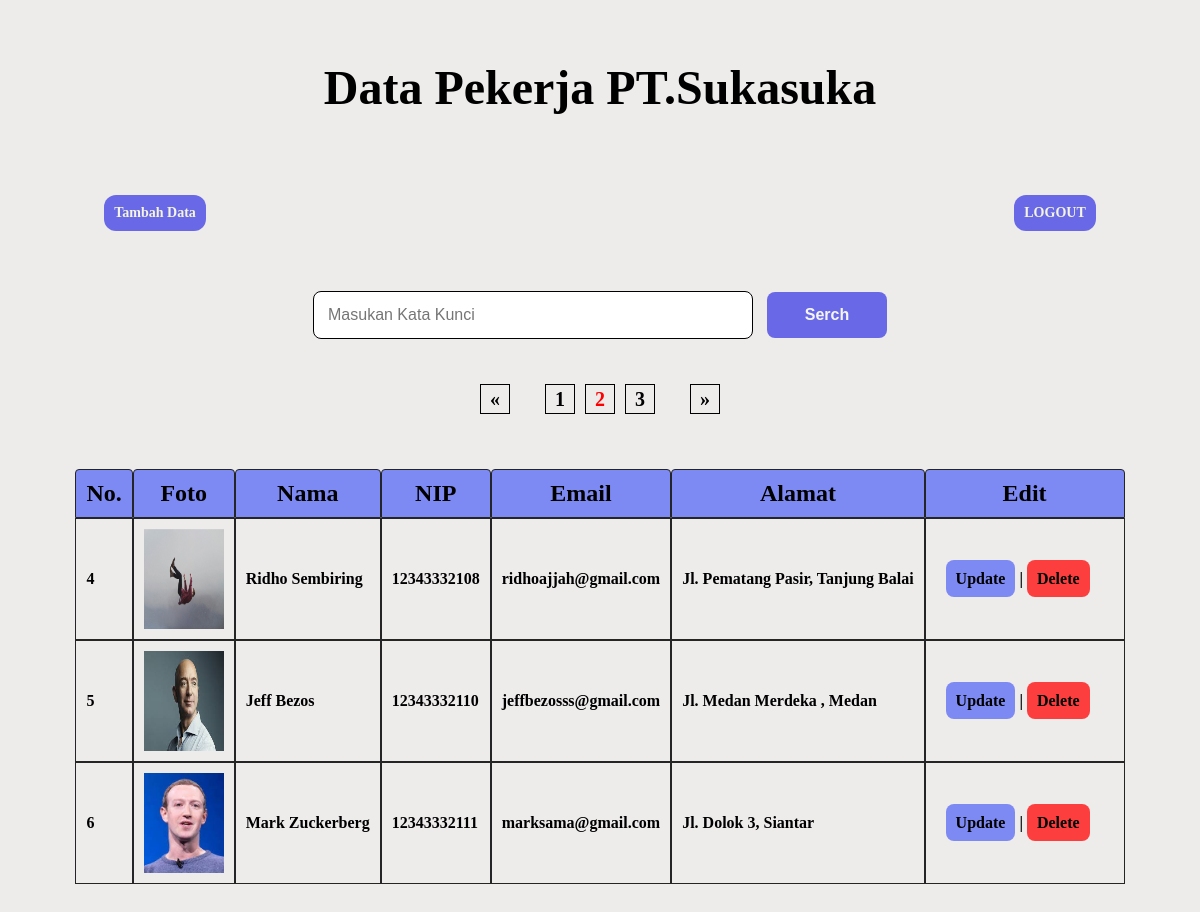
The page /index.php?halaman=2 (signed in) on the database its author committed.
### tables this page shows
CREATE TABLE `data_karyawan` (
  `id` int(11) NOT NULL,
  `foto` varchar(200) NOT NULL,
  `nama` varchar(200) NOT NULL,
  `nip` varchar(12) NOT NULL,
  `email` varchar(255) NOT NULL,
  `alamat` text NOT NULL
);

### functions/functions.php (called while the page is built, shortened)
<?php
$conn = mysqli_connect('localhost','root','','data_pekerja');
function query($query) {
    global $conn;
    $result = mysqli_query($conn,$query);
    $datas  = [];
    while ($data = mysqli_fetch_assoc($result)) {
        $datas[] = $data ;
    }
    return $datas ;
}
?>

### index.php (the view, shortened to what this page needs)
<?php
require ('functions/functions.php');
$dataperHalaman = 3;
$jumlahData = count(query("SELECT * FROM data_karyawan"));
$jumlahHalaman = ceil($jumlahData / $dataperHalaman);
$halamanAktif = isset($_GET['halaman']) ? $_GET['halaman'] : 1 ;
$awalanData = ($dataperHalaman * $halamanAktif) - $dataperHalaman;
$data_pekerja = query("SELECT * FROM data_karyawan LIMIT $awalanData , $dataperHalaman ");
?>
<html lang="en">
<head>
    <link rel="stylesheet" href="index.css">
</head>
<body>
    <div class="container" >
        <h1 class="tittle">Data Pekerja PT.Sukasuka</h1>
        <div class="menu" >
            <a href="tambah/tambah.php" class="tambah"  >Tambah Data</a>
            <a href="logout.php" class="logout">LOGOUT</a>
        </div>
        <div class="serching">
            <form action="" method="post" >
                <input type="text" name="keyword" placeholder="Masukan Kata Kunci" class="keyword" id="keyword" >
                <button type="submit" name="serch" class="serch" id="btnCari" >Serch</button>
            </form>
        </div>
        <div class="paginations">
            <div class="prev" >
                <?php if($halamanAktif > 1): ?>
                    <a href="?halaman=<?= $halamanAktif - 1; ?>">&laquo;</a>
                    <?php else : ?>
                    <?php endif; ?>
            </div>
            <div class="aktiv" >
                <?php for($i = 1 ;$i <= $jumlahHalaman; $i++ ) : ?>
                    <?php if($i == $halamanAktif) : ?>
                        <a href="?halaman=<?= $i ?>" class="on"  style="font-weight:bolder;color:red;" ><?= $i ?></a>
                        <?php else : ?>
                            <a href="?halaman=<?= $i ?>" class="off"  ><?= $i ?></a>
                        <?php endif; ?>
                <?php endfor; ?>
            </div>
            <div class="aft" >
                <?php if($halamanAktif < $jumlahHalaman): ?>
                    <a href="?halaman=<?= $halamanAktif + 1; ?>" >&raquo;</a>
                    <?php else : ?>
                    <?php endif; ?>
            </div>
        </div>
        <div class="table" id="container" >
            <table  cellpadding="10" cellspacing="0"; >
                <tr>
                    <th>No.</th>
                    <th>Foto</th>
                    <th>Nama</th>
                    <th>NIP</th>
                    <th>Email</th>
                    <th>Alamat</th>
                    <th>Edit</th>
                </tr>
                <?php $i = 1  ?>
                <?php foreach($data_pekerja as $datas) :?>
                <tr>
                    <td><?= $i + $awalanData ?></td>
                    <td><img src="images/<?= $datas['foto']; ?>" alt=""></td>
                    <td><?= ucwords($datas['nama']) ; ?></td>
                    <td><?= $datas['nip']; ?></td>
                    <td><?= $datas['email']; ?></td>
                    <td><?= ucwords($datas['alamat']); ?></td>
                    <div class="ubah">
                        <td class="change" >
                            <a href="update/update.php?id=<?= $datas['id']; ?>" class="update" >Update</a> |
                            <a href="delete.php?id=<?= $datas['id']; ?>" class="delete"  onclick="return confirm('Apakah Anda Yakin..??')">Delete</a>
                        </td>
                    </div>
                </tr>
                <?php $i++ ?>
                <?php endforeach; ?>
            </table>
        </div>
    </div>
</body>
</html>

### index.css (style rules this page uses)
*,html { margin: 0; padding: 0; box-sizing: border-box; }
body { background-color: rgb(238, 235, 235); }
.container { max-width: 1200px; margin: 0 auto; }
h1 { display: flex; justify-content: center; text-align: center; margin : 30px 0; margin-bottom: 80px; margin-top: 60px; font-size: 48px; font-weight: bolder; }
.menu { display: flex; justify-content: space-around; }
.tambah { text-decoration: none; margin-right: 50%; font-size: 14px; font-weight: bold; border: 1px solid black; border-radius: 12px; padding: 10px; background-color: rgb(105, 105, 231); color: beige; -webkit-border-radius: 12px; -moz-border-radius: 12px; -ms-border-radius: 12px; -o-border-radius: 12px; border: none; }
.logout { text-decoration: none; font-size: 14px; font-weight: bold; border: 1px solid black; border-radius: 12px; padding: 10px; background-color: rgb(105, 105, 231); color: beige; -webkit-border-radius: 12px; -moz-border-radius: 12px; -ms-border-radius: 12px; -o-border-radius: 12px; border: none; }
.serching { display: flex; justify-content: center; align-items: center; }
.keyword { font-size: 16px; padding: 14px; width: 440px; margin-top: 60px; border: 1.5px solid black; border-radius: 8px; -webkit-border-radius: 8px; -moz-border-radius: 8px; -ms-border-radius: 8px; -o-border-radius: 8px; }
.serch { padding: 14px; margin-left: 10px; background-color:rgb(105, 105, 231); font-size: 16px; font-weight: bold; color: whitesmoke; border: none; border-radius: 8px; width: 120px; cursor: pointer; }
.paginations { max-width: 1200px; display: flex; justify-content: center; align-items: center; margin-top: 20px; padding: 10px; }
.prev { width: 30px; height: 30px; margin-right: 20px; }
.prev a { width: 30px; height: 30px; color: black; border: 1px solid black; text-decoration: none; font-size: 20px; font-weight: bold; display: flex; justify-content: center; align-items: center; }
.aktiv { width: auto; height: 30px; display: flex; justify-content: center; align-items: center; margin: 15px; gap: 10px; }
.aktiv a { border: 1px solid black; color: black; width: 30px; height: 30px; }
.on { color: tomato; text-decoration: none; font-size: 20px; font-weight: bolder; display: flex; justify-content: center; align-items: center; }
.off { text-decoration: none; font-size: 20px; font-weight: bolder; display: flex; justify-content: center; align-items: center; }
.aft { width: 30px; height: 30px; margin-left: 20px; }
.aft a { height: 30px; color: black; border: 1px solid black ; text-decoration: none; font-size: 20px; font-weight: bold; display: flex; justify-content: center; align-items: center; text-align: center; }
.table { display: flex; justify-content: center; align-items: center; padding: 10px; margin: 20px; margin-top: 20px ; }
tr th { padding: 10px; font-weight: bold; font-size: 24px; background-color: rgb(126, 138, 243); border: 1.5px solid rgb(37, 37, 37); border-radius: 4px 4px 0 0; -webkit-border-radius: 4px 4px 0 0; -moz-border-radius: 4px 4px 0 0; -ms-border-radius: 4px 4px 0 0; -o-border-radius: 4px 4px 0 0; }
th { margin: 10px; }
tr td { font-size: 16px; padding: 10px; font-weight: bold; border: 1.5px solid rgb(37, 37, 37); }
.ubah { display: flex; }
.change { padding: 20px; width: 200px; }
.update { text-decoration: none; background-color: rgb(126, 138, 243) ; color: black ; padding: 10px; border-radius: 8px; font-weight: bold; font-size: 16px; }
.delete { text-decoration: none; background-color: rgb(253, 62, 62) ; color: black ; padding: 10px; border-radius: 8px; font-weight: bold; font-size: 16px; }
img { width: 80px; height: 100px; }

### rows shown on the page
data_karyawan: awalanData "4", foto (picture), nama "Ridho Sembiring", nip "12343332108", email "ridhoajjah@gmail.com", alamat "Jl. Pematang Pasir, Tanjung Balai"
data_karyawan: awalanData "5", foto (picture), nama "Jeff Bezos", nip "12343332110", email "jeffbezosss@gmail.com", alamat "Jl. Medan Merdeka , Medan"
data_karyawan: awalanData "6", foto (picture), nama "Mark Zuckerberg", nip "12343332111", email "marksama@gmail.com", alamat "Jl. Dolok 3, Siantar"
